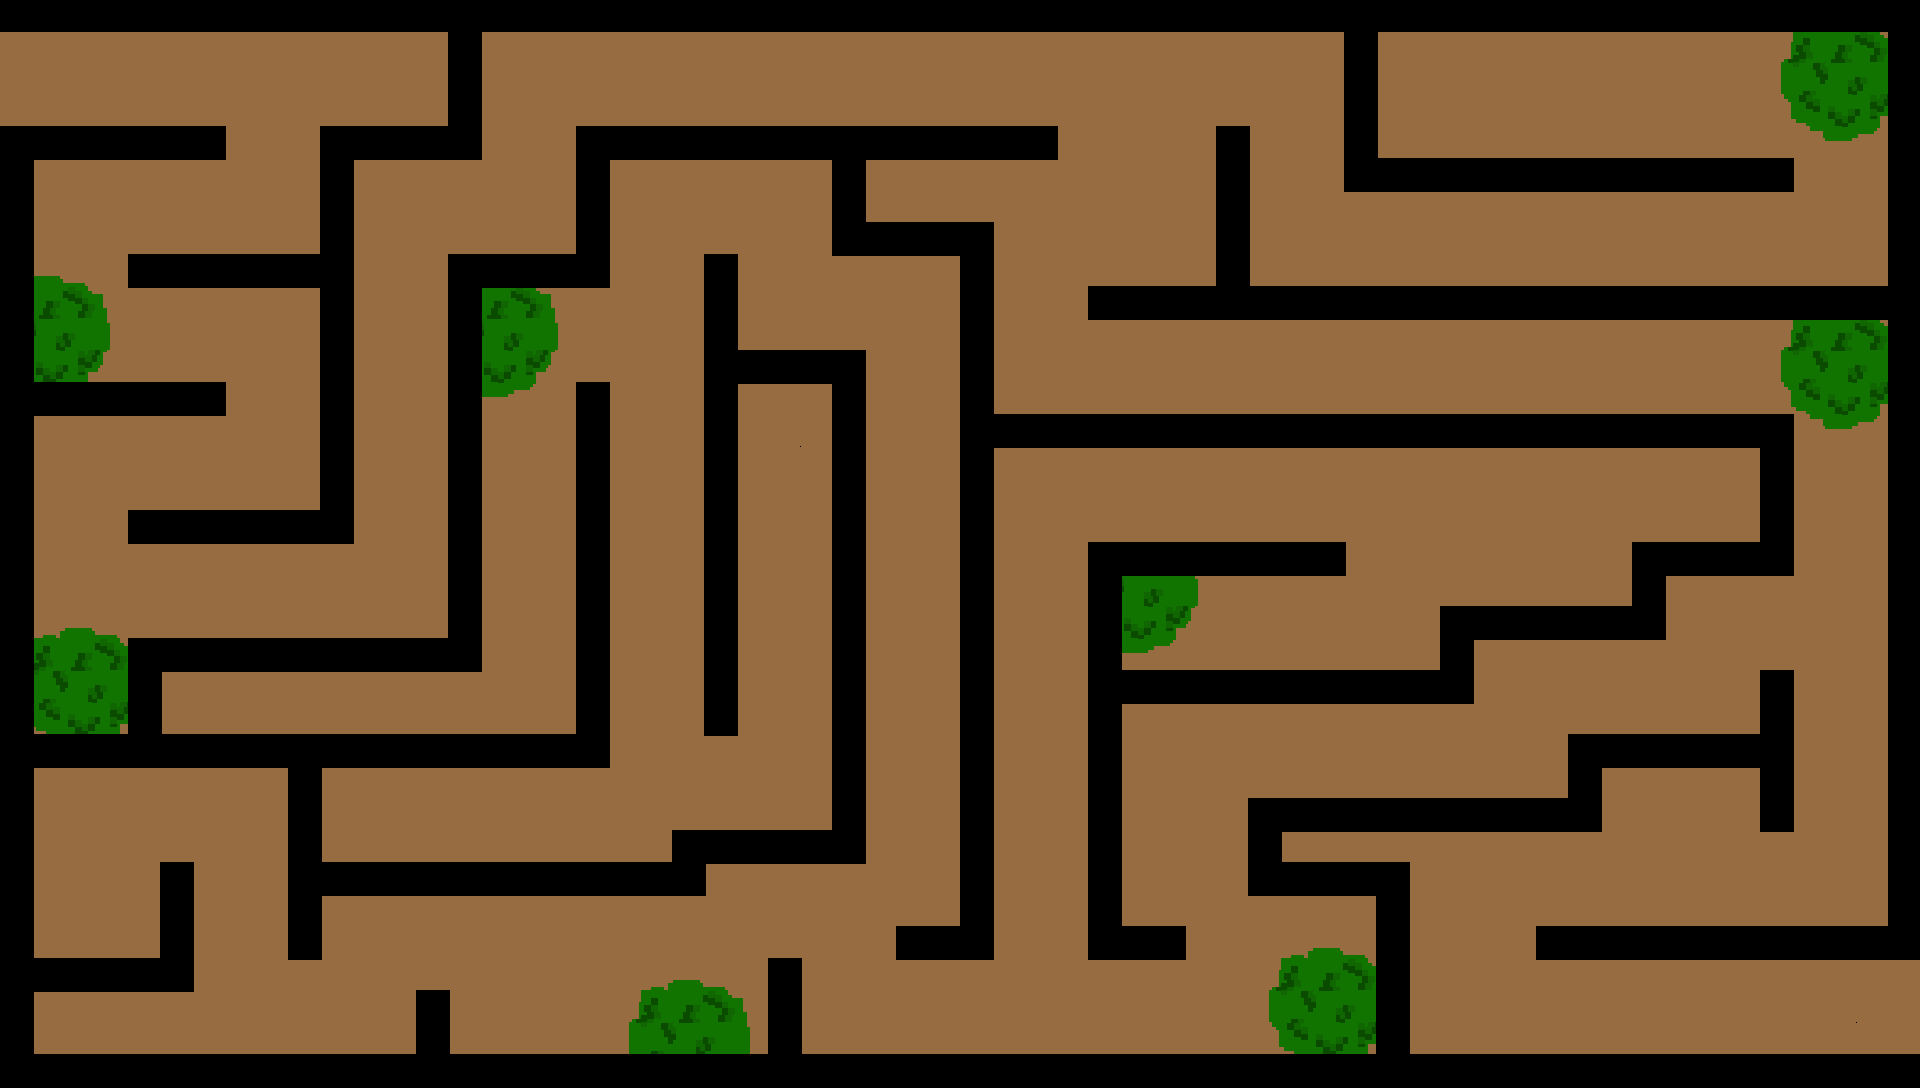

The image is a tile-based game level rendered from a .tmx file. Its description and source (layers, tilesets, objects; grid data summarised) follow:
An orthogonal 60x34 tile map with 32x32 px tiles, 4 tile layers (piso, trees, laberinto, objetos) and 3 objects.

<map version="1.4" tiledversion="1.4.3" orientation="orthogonal" renderorder="right-down" width="60" height="34" tilewidth="32" tileheight="32" infinite="0" nextlayerid="10" nextobjectid="8">
 <tileset firstgid="1" source="TILESET1-1.tsx" />
 <layer id="1" name="piso" width="60" height="34">
  <data>[2040 cells, 2040 non-empty, 1 distinct tile ids]</data>
 </layer>
 <layer id="3" name="trees" width="60" height="34">
  <data>[2040 cells, 191 non-empty, 22 distinct tile ids]</data>
 </layer>
 <layer id="2" name="laberinto" width="60" height="34">
  <data>[2040 cells, 564 non-empty, 1 distinct tile ids]</data>
 </layer>
 <layer id="4" name="objetos" width="60" height="34">
  <data>[2040 cells, 2 non-empty, 1 distinct tile ids]</data>
 </layer>
 <objectgroup id="8" name="Colisiones">
  <object id="5" x="0" y="0">
   <polygon points="0,0 1920,0 1920,960 1536,960 1536,928 1888,928 1888,320 1088,320 1088,288 1216,288 1216,128 1248,128 1248,288 1888,288 1888,32 1376,32 1376,160 1792,160 1792,192 1344,192 1344,32 480,32 480,160 352,160 352,544 128,544 128,512 320,512 320,288 128,288 128,256 320,256 320,128 448,128 448,32 0,32" />
  </object>
  <object id="6" x="224" y="128">
   <polygon points="0,0 -224,0 -224,960 1696,960 1696,928 1184,928 1184,736 1056,736 1056,704 1376,704 1376,640 1536,640 1536,704 1568,704 1568,544 1536,544 1536,608 1344,608 1344,672 1024,672 1024,768 1152,768 1152,928 576,928 576,832 544,832 544,928 224,928 224,864 192,864 192,928 -192,928 -192,864 -32,864 -32,736 -64,736 -64,832 -192,832 -192,640 64,640 64,832 96,832 96,768 480,768 480,736 640,736 640,224 512,224 512,128 480,128 480,608 512,608 512,256 608,256 608,704 448,704 448,736 96,736 96,640 384,640 384,256 352,256 352,608 -64,608 -64,544 256,544 256,160 384,160 384,32 608,32 608,128 736,128 736,800 672,800 672,832 768,832 768,320 1536,320 1536,384 1536,416 1408,416 1408,480 1216,480 1216,544 896,544 896,448 1120,448 1120,416 864,416 864,800 864,832 960,832 960,800 896,800 896,576 1248,576 1248,512 1440,512 1440,448 1568,448 1568,288 768,288 768,96 640,96 640,32 832,32 832,0 352,0 352,128 224,128 224,512 -96,512 -96,608 -192,608 -192,288 0,288 0,256 -192,256 -192,32 0,32" />
  </object>
 </objectgroup>
 <objectgroup id="9" name="Fin">
  <object id="7" x="1888" y="960" width="32" height="96" />
 </objectgroup>
</map>
